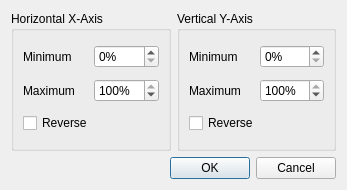
<ui version="4.0" >
 <class>VCXYPadFixtureEditor</class>
 <widget class="QDialog" name="VCXYPadFixtureEditor" >
  <property name="geometry" >
   <rect>
    <x>0</x>
    <y>0</y>
    <width>347</width>
    <height>190</height>
   </rect>
  </property>
  <property name="windowTitle" >
   <string>XY Pad Fixture</string>
  </property>
  <layout class="QGridLayout" name="gridLayout_3" >
   <item row="0" column="0" >
    <widget class="QGroupBox" name="m_xGroup" >
     <property name="title" >
      <string>Horizontal X-Axis</string>
     </property>
     <layout class="QGridLayout" name="gridLayout_2" >
      <item row="0" column="0" >
       <widget class="QLabel" name="label" >
        <property name="text" >
         <string>Minimum</string>
        </property>
       </widget>
      </item>
      <item row="0" column="1" >
       <widget class="QSpinBox" name="m_xMin" >
        <property name="suffix" >
         <string>%</string>
        </property>
        <property name="maximum" >
         <number>99</number>
        </property>
       </widget>
      </item>
      <item row="1" column="0" >
       <widget class="QLabel" name="label_2" >
        <property name="text" >
         <string>Maximum</string>
        </property>
       </widget>
      </item>
      <item row="1" column="1" >
       <widget class="QSpinBox" name="m_xMax" >
        <property name="suffix" >
         <string>%</string>
        </property>
        <property name="minimum" >
         <number>1</number>
        </property>
        <property name="maximum" >
         <number>100</number>
        </property>
        <property name="value" >
         <number>100</number>
        </property>
       </widget>
      </item>
      <item row="2" column="0" colspan="2" >
       <widget class="QCheckBox" name="m_xReverse" >
        <property name="text" >
         <string>Reverse</string>
        </property>
       </widget>
      </item>
     </layout>
    </widget>
   </item>
   <item row="0" column="1" >
    <widget class="QGroupBox" name="m_yGroup" >
     <property name="title" >
      <string>Vertical Y-Axis</string>
     </property>
     <layout class="QGridLayout" name="gridLayout" >
      <item row="0" column="0" >
       <widget class="QLabel" name="label_3" >
        <property name="text" >
         <string>Minimum</string>
        </property>
       </widget>
      </item>
      <item row="0" column="1" >
       <widget class="QSpinBox" name="m_yMin" >
        <property name="suffix" >
         <string>%</string>
        </property>
        <property name="maximum" >
         <number>99</number>
        </property>
       </widget>
      </item>
      <item row="1" column="0" >
       <widget class="QLabel" name="label_4" >
        <property name="text" >
         <string>Maximum</string>
        </property>
       </widget>
      </item>
      <item row="1" column="1" >
       <widget class="QSpinBox" name="m_yMax" >
        <property name="suffix" >
         <string>%</string>
        </property>
        <property name="minimum" >
         <number>1</number>
        </property>
        <property name="maximum" >
         <number>100</number>
        </property>
        <property name="value" >
         <number>100</number>
        </property>
       </widget>
      </item>
      <item row="2" column="0" colspan="2" >
       <widget class="QCheckBox" name="m_yReverse" >
        <property name="text" >
         <string>Reverse</string>
        </property>
       </widget>
      </item>
     </layout>
    </widget>
   </item>
   <item row="1" column="0" colspan="2" >
    <widget class="QDialogButtonBox" name="m_buttonBox" >
     <property name="orientation" >
      <enum>Qt::Horizontal</enum>
     </property>
     <property name="standardButtons" >
      <set>QDialogButtonBox::Cancel|QDialogButtonBox::Ok</set>
     </property>
    </widget>
   </item>
  </layout>
 </widget>
 <resources/>
 <connections>
  <connection>
   <sender>m_buttonBox</sender>
   <signal>accepted()</signal>
   <receiver>VCXYPadFixtureEditor</receiver>
   <slot>accept()</slot>
   <hints>
    <hint type="sourcelabel" >
     <x>257</x>
     <y>143</y>
    </hint>
    <hint type="destinationlabel" >
     <x>157</x>
     <y>274</y>
    </hint>
   </hints>
  </connection>
  <connection>
   <sender>m_buttonBox</sender>
   <signal>rejected()</signal>
   <receiver>VCXYPadFixtureEditor</receiver>
   <slot>reject()</slot>
   <hints>
    <hint type="sourcelabel" >
     <x>325</x>
     <y>143</y>
    </hint>
    <hint type="destinationlabel" >
     <x>286</x>
     <y>274</y>
    </hint>
   </hints>
  </connection>
  <connection>
   <sender>m_xMin</sender>
   <signal>valueChanged(int)</signal>
   <receiver>VCXYPadFixtureEditor</receiver>
   <slot>slotXMinChanged(int)</slot>
   <hints>
    <hint type="sourcelabel" >
     <x>116</x>
     <y>44</y>
    </hint>
    <hint type="destinationlabel" >
     <x>5</x>
     <y>41</y>
    </hint>
   </hints>
  </connection>
  <connection>
   <sender>m_xMax</sender>
   <signal>valueChanged(int)</signal>
   <receiver>VCXYPadFixtureEditor</receiver>
   <slot>slotXMaxChanged(int)</slot>
   <hints>
    <hint type="sourcelabel" >
     <x>113</x>
     <y>68</y>
    </hint>
    <hint type="destinationlabel" >
     <x>5</x>
     <y>75</y>
    </hint>
   </hints>
  </connection>
  <connection>
   <sender>m_yMin</sender>
   <signal>valueChanged(int)</signal>
   <receiver>VCXYPadFixtureEditor</receiver>
   <slot>slotYMinChanged(int)</slot>
   <hints>
    <hint type="sourcelabel" >
     <x>289</x>
     <y>36</y>
    </hint>
    <hint type="destinationlabel" >
     <x>342</x>
     <y>39</y>
    </hint>
   </hints>
  </connection>
  <connection>
   <sender>m_yMax</sender>
   <signal>valueChanged(int)</signal>
   <receiver>VCXYPadFixtureEditor</receiver>
   <slot>slotYMaxChanged(int)</slot>
   <hints>
    <hint type="sourcelabel" >
     <x>301</x>
     <y>67</y>
    </hint>
    <hint type="destinationlabel" >
     <x>343</x>
     <y>72</y>
    </hint>
   </hints>
  </connection>
 </connections>
 <slots>
  <slot>slotXMinChanged(int)</slot>
  <slot>slotXMaxChanged(int)</slot>
  <slot>slotYMinChanged(int)</slot>
  <slot>slotYMaxChanged(int)</slot>
 </slots>
</ui>
